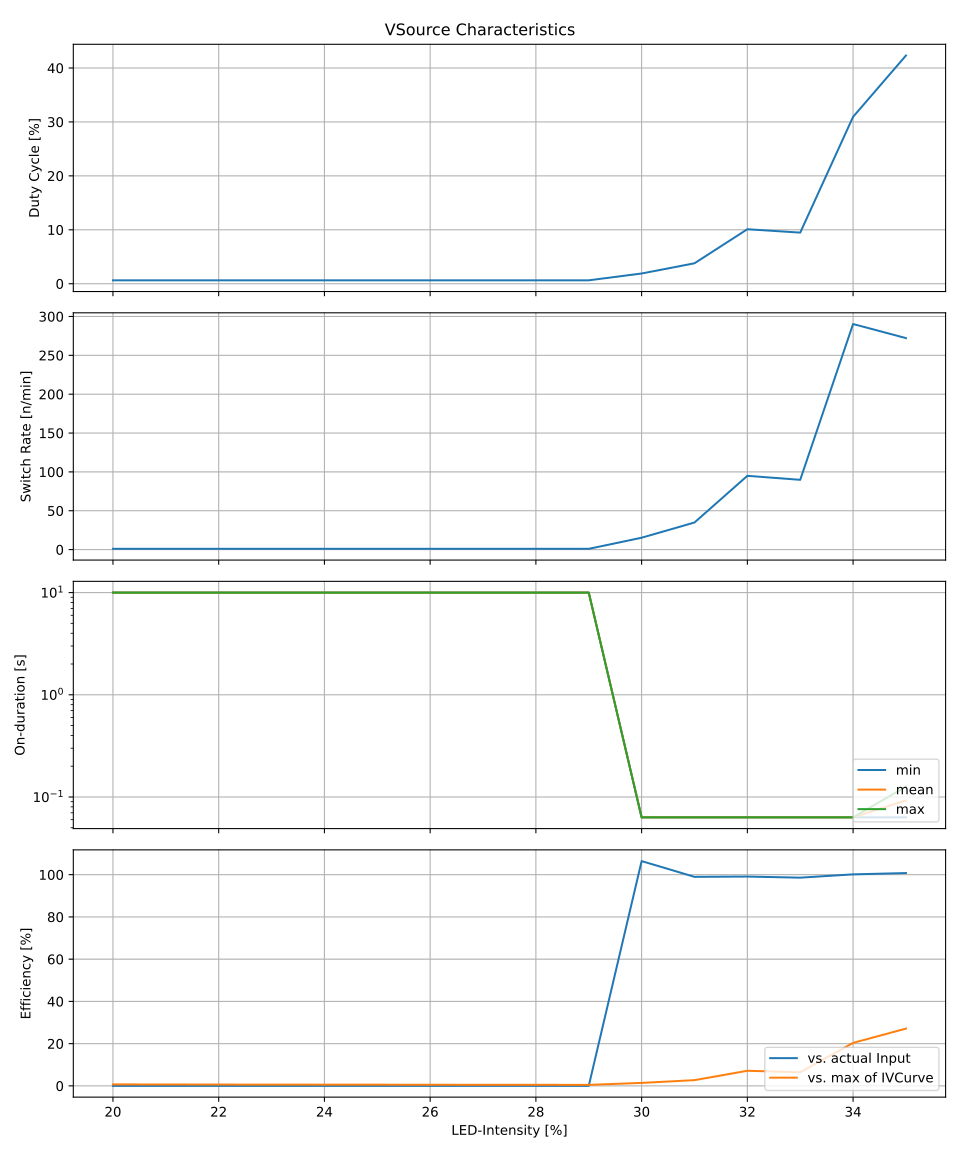

The Python source for this figure:
from pathlib import Path

import numpy as np
from data_solar import data_paths as solar_paths
from data_solar import get_ivcurve
from matplotlib import pyplot as plt
from shepherd_cfg_bq import cfg_bq25570_eval
from shepherd_core.data_models import VirtualSourceConfig
from shepherd_core.vsource import ResistiveTarget
from shepherd_sim_vsrc import simulate_source


def generator_vsrc(config: VirtualSourceConfig) -> dict:
    target = ResistiveTarget(R_Ohm=510, controlled=True)
    eval_runtime = 10

    result_eval: dict = {
        "name": [],
        "intensity": [],
        "duty_on": [],
        "rate_per_min": [],
        "durations_on": [],
        "efficiency1": [],
        "efficiency2": [],
    }

    for name, path in solar_paths.items():
        print(f"now simulating {name}")
        ivcurve = get_ivcurve(name)

        sim_stats = simulate_source(
            path_ivcurve=path,
            target=target,
            config=config,
            runtime=eval_runtime,
        )

        result_eval["name"].append(name)
        result_eval["intensity"].append(float(name[4:6]))
        result_eval["duty_on"].append(100 * sim_stats["PwrGood"].sum() / len(sim_stats["PwrGood"]))

        # calculate two kinds of efficiency
        P_inp_max = float((ivcurve["Voltage [V]"] * ivcurve["Current [A]"]).max())
        P_inp_mean = float(sim_stats["P_inp"].sum()) / len(sim_stats["P_inp"])
        P_out_mean = float(sim_stats["P_out"].sum()) / len(sim_stats["P_out"])
        try:
            result_eval["efficiency1"].append(100 * P_out_mean / P_inp_mean)
        except ZeroDivisionError:
            result_eval["efficiency1"].append(0)
        result_eval["efficiency2"].append(min(100.0, 100 * P_out_mean / P_inp_max))

        # generate BAT_OK_flank-timestamps
        bat_ok_long = sim_stats["PwrGood"].to_numpy()
        filter_flanks = (bat_ok_long[1:] - bat_ok_long[:-1]) != 0
        bat_ok_short = bat_ok_long[1:]
        bat_ok = bat_ok_short[filter_flanks != 0]

        # get matching TS for bat_ok_short
        timestamps = (sim_stats["time"].to_numpy()[1:])[filter_flanks]
        if timestamps.shape[0] < 2:
            print(f"skipping {name} due to low BAT-OK activity")
            result_eval["rate_per_min"].append(1)
            result_eval["durations_on"].append([eval_runtime])
            continue
        durations = timestamps[1:] - timestamps[:-1]
        time_total = timestamps[-1] - timestamps[0]
        filter_on = bat_ok == 1
        switches_n = np.sum(filter_on)
        if time_total < 0.5 * eval_runtime:
            print("discarding calculated t_total")
            time_total = eval_runtime
            switches_n += 1  # attempt to include the first and last discarded entries
        result_eval["rate_per_min"].append(switches_n / time_total * 60.0)
        durations_on = durations[filter_on[:-1]]
        if durations_on.shape[0] < 1:
            durations_on = [time_total]
        result_eval["durations_on"].append(durations_on)
    return result_eval


if __name__ == "__main__":
    result_eval = generator_vsrc(cfg_bq25570_eval)

    fig, axs = plt.subplots(4, 1, sharex="all", figsize=(10, 2 * 6), layout="tight")
    fig.suptitle("VSource Characteristics")

    axs[0].set_ylabel("Duty Cycle [%]")
    axs[0].plot(result_eval["intensity"], result_eval["duty_on"])
    # axs[0].legend(["Sim", "Eval"], loc="upper right")

    axs[1].set_ylabel("Switch Rate [n/min]")
    axs[1].plot(result_eval["intensity"], result_eval["rate_per_min"])

    axs[2].set_ylabel("On-duration [s]")
    axs[2].plot(result_eval["intensity"], [np.min(_x) for _x in result_eval["durations_on"]])
    axs[2].plot(result_eval["intensity"], [np.mean(_x) for _x in result_eval["durations_on"]])
    axs[2].plot(result_eval["intensity"], [np.max(_x) for _x in result_eval["durations_on"]])
    axs[2].legend(["min", "mean", "max"], loc="lower right")
    axs[2].set_yscale("log")

    axs[3].set_ylabel("Efficiency [%]")
    axs[3].plot(result_eval["intensity"], result_eval["efficiency1"])
    axs[3].plot(result_eval["intensity"], result_eval["efficiency2"])
    axs[3].legend(["vs. actual Input", "vs. max of IVCurve"], loc="lower right")
    axs[3].set_xlabel("LED-Intensity [%]")
    axs[3].set_xticks(np.arange(20, 35, 2))

    for ax in axs:
        # deactivates offset-creation for ax-ticks
        # ax.get_yaxis().get_major_formatter().set_useOffset(False)
        ax.get_xaxis().get_major_formatter().set_useOffset(False)
        ax.grid(True)

    # plt.savefig(Path(__file__).with_suffix(".png"))
    plt.savefig(Path(__file__).with_suffix(".svg"))
    plt.close(fig)
    plt.clf()
